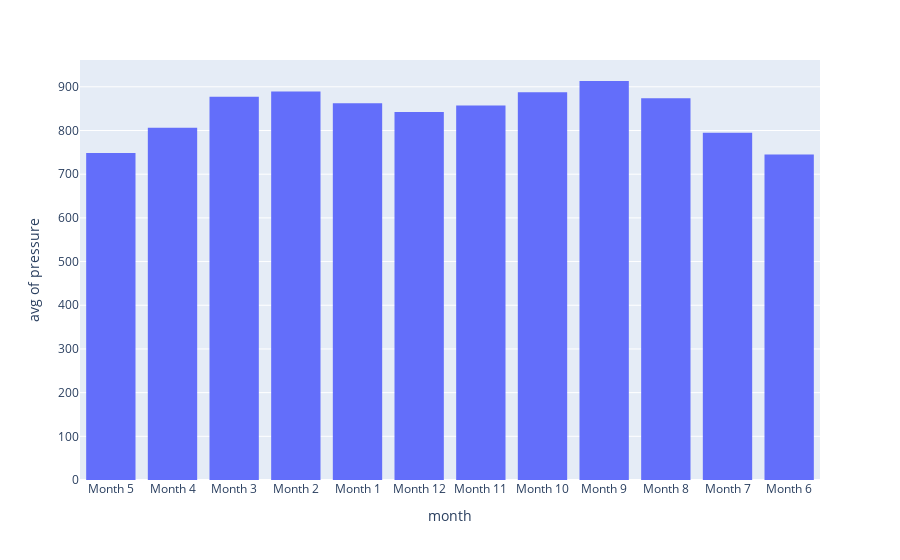

Notebook code cell kept with this figure:
### Code cell
# Create a bar chart of the average atmospheric pressure by month
fig = px.histogram(planet_weather, y='pressure', x='month', histfunc='avg')
fig

### Figure 1 — Plotly figure (JSON) as saved in the notebook; plotly's stock layout.template omitted (floating-point values rounded to 4 significant figures; data arrays with more than 128 entries replaced by an {"elided": "..."} marker saying what was removed)
{"data": [{"alignmentgroup": "True", "bingroup": "x", "histfunc": "avg", "hovertemplate": "month=%{x}<br>avg of pressure=%{y}<extra></extra>", "legendgroup": "", "marker": {"color": "#636efa", "pattern": {"shape": ""}}, "name": "", "offsetgroup": "", "orientation": "v", "showlegend": false, "type": "histogram", "x": {"elided": "1894 str values"}, "xaxis": "x", "y": {"elided": "1894 int values"}, "yaxis": "y"}], "layout": {"autosize": true, "barmode": "relative", "legend": {"tracegroupgap": 0}, "margin": {"t": 60}, "xaxis": {"anchor": "y", "autorange": true, "domain": [0, 1], "range": [-0.5, 11.5], "title": {"text": "month"}, "type": "category"}, "yaxis": {"anchor": "x", "autorange": true, "domain": [0, 1], "range": [0, 961.4], "title": {"text": "avg of pressure"}, "type": "linear"}}}
